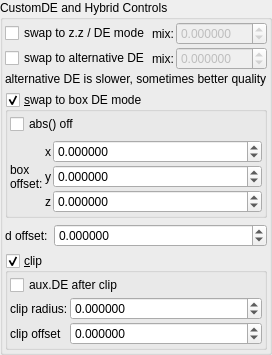
    <widget class="QGroupBox" name="groupBox_4">
     <property name="title">
      <string>CustomDE and Hybrid Controls</string>
     </property>
     <layout class="QVBoxLayout" name="verticalLayout_8">
      <property name="leftMargin">
       <number>2</number>
      </property>
      <property name="topMargin">
       <number>2</number>
      </property>
      <property name="rightMargin">
       <number>2</number>
      </property>
      <property name="bottomMargin">
       <number>2</number>
      </property>
      <item>
       <layout class="QGridLayout" name="gridLayout_45" columnstretch="0,0,1">
        <property name="spacing">
         <number>2</number>
        </property>
        <item row="1" column="2">
         <widget class="MyDoubleSpinBox" name="spinbox_transf_scaleB_0">
          <property name="enabled">
           <bool>false</bool>
          </property>
          <property name="sizePolicy">
           <sizepolicy hsizetype="Minimum" vsizetype="Maximum">
            <horstretch>0</horstretch>
            <verstretch>0</verstretch>
           </sizepolicy>
          </property>
          <property name="prefix">
           <string/>
          </property>
          <property name="suffix">
           <string/>
          </property>
          <property name="decimals">
           <number>6</number>
          </property>
          <property name="minimum">
           <double>-99.998999999999995</double>
          </property>
          <property name="maximum">
           <double>99.998999999999995</double>
          </property>
          <property name="singleStep">
           <double>0.010000000000000</double>
          </property>
         </widget>
        </item>
        <item row="0" column="0">
         <widget class="MyCheckBox" name="checkBox_transf_function_enabledE_false">
          <property name="text">
           <string>swap to z.z / DE mode</string>
          </property>
         </widget>
        </item>
        <item row="0" column="2">
         <widget class="MyDoubleSpinBox" name="spinbox_transf_scaleC_0">
          <property name="enabled">
           <bool>false</bool>
          </property>
          <property name="sizePolicy">
           <sizepolicy hsizetype="Minimum" vsizetype="Maximum">
            <horstretch>0</horstretch>
            <verstretch>0</verstretch>
           </sizepolicy>
          </property>
          <property name="prefix">
           <string/>
          </property>
          <property name="suffix">
           <string/>
          </property>
          <property name="decimals">
           <number>6</number>
          </property>
          <property name="minimum">
           <double>-99.998999999999995</double>
          </property>
          <property name="maximum">
           <double>99.998999999999995</double>
          </property>
          <property name="singleStep">
           <double>0.010000000000000</double>
          </property>
         </widget>
        </item>
        <item row="0" column="1">
         <widget class="QLabel" name="label_306">
          <property name="text">
           <string>mix:</string>
          </property>
         </widget>
        </item>
        <item row="1" column="0">
         <widget class="MyCheckBox" name="checkBox_transf_function_enabledO_false">
          <property name="text">
           <string>swap to alternative DE</string>
          </property>
         </widget>
        </item>
        <item row="1" column="1">
         <widget class="QLabel" name="label_307">
          <property name="text">
           <string>mix:</string>
          </property>
         </widget>
        </item>
        <item row="2" column="0" colspan="3">
         <widget class="QLabel" name="label_178">
          <property name="text">
           <string>alternative DE is slower, sometimes better quality</string>
          </property>
         </widget>
        </item>
       </layout>
      </item>
      <item>
       <widget class="MyGroupBox" name="groupCheck_transf_function_enabledD_false">
        <property name="title">
         <string>&amp;swap to box DE mode</string>
        </property>
        <property name="checkable">
         <bool>true</bool>
        </property>
        <layout class="QVBoxLayout" name="verticalLayout_13">
         <property name="leftMargin">
          <number>2</number>
         </property>
         <property name="topMargin">
          <number>2</number>
         </property>
         <property name="rightMargin">
          <number>2</number>
         </property>
         <property name="bottomMargin">
          <number>2</number>
         </property>
         <item>
          <widget class="MyCheckBox" name="checkBox_transf_function_enabledF_false">
           <property name="text">
            <string>abs() off</string>
           </property>
          </widget>
         </item>
         <item>
          <layout class="QGridLayout" name="gridLayout_34" columnstretch="0,0,1">
           <property name="spacing">
            <number>2</number>
           </property>
           <item row="0" column="0" rowspan="3">
            <widget class="QLabel" name="label_266">
             <property name="text">
              <string>box
offset:</string>
             </property>
            </widget>
           </item>
           <item row="2" column="1">
            <widget class="QLabel" name="label_119">
             <property name="text">
              <string notr="true">z</string>
             </property>
            </widget>
           </item>
           <item row="0" column="1">
            <widget class="QLabel" name="label_123">
             <property name="text">
              <string notr="true">x</string>
             </property>
            </widget>
           </item>
           <item row="0" column="2">
            <widget class="MyDoubleSpinBox" name="spinbox3_transf_offset_000_x">
             <property name="sizePolicy">
              <sizepolicy hsizetype="Minimum" vsizetype="Maximum">
               <horstretch>0</horstretch>
               <verstretch>0</verstretch>
              </sizepolicy>
             </property>
             <property name="prefix">
              <string/>
             </property>
             <property name="suffix">
              <string/>
             </property>
             <property name="decimals">
              <number>6</number>
             </property>
             <property name="minimum">
              <double>-99.989999999999995</double>
             </property>
             <property name="maximum">
              <double>99.989999999999995</double>
             </property>
             <property name="singleStep">
              <double>0.100000000000000</double>
             </property>
            </widget>
           </item>
           <item row="2" column="2">
            <widget class="MyDoubleSpinBox" name="spinbox3_transf_offset_000_z">
             <property name="sizePolicy">
              <sizepolicy hsizetype="Minimum" vsizetype="Maximum">
               <horstretch>0</horstretch>
               <verstretch>0</verstretch>
              </sizepolicy>
             </property>
             <property name="prefix">
              <string/>
             </property>
             <property name="suffix">
              <string/>
             </property>
             <property name="decimals">
              <number>6</number>
             </property>
             <property name="minimum">
              <double>-99.989999999999995</double>
             </property>
             <property name="maximum">
              <double>99.989999999999995</double>
             </property>
             <property name="singleStep">
              <double>0.100000000000000</double>
             </property>
            </widget>
           </item>
           <item row="1" column="2">
            <widget class="MyDoubleSpinBox" name="spinbox3_transf_offset_000_y">
             <property name="sizePolicy">
              <sizepolicy hsizetype="Minimum" vsizetype="Maximum">
               <horstretch>0</horstretch>
               <verstretch>0</verstretch>
              </sizepolicy>
             </property>
             <property name="prefix">
              <string/>
             </property>
             <property name="suffix">
              <string/>
             </property>
             <property name="decimals">
              <number>6</number>
             </property>
             <property name="minimum">
              <double>-99.989999999999995</double>
             </property>
             <property name="maximum">
              <double>99.989999999999995</double>
             </property>
             <property name="singleStep">
              <double>0.100000000000000</double>
             </property>
            </widget>
           </item>
           <item row="1" column="1">
            <widget class="QLabel" name="label_124">
             <property name="text">
              <string notr="true">y</string>
             </property>
            </widget>
           </item>
          </layout>
         </item>
        </layout>
       </widget>
      </item>
      <item>
       <layout class="QHBoxLayout" name="horizontalLayout_15" stretch="0,1">
        <property name="topMargin">
         <number>0</number>
        </property>
        <item>
         <widget class="QLabel" name="label_180">
          <property name="text">
           <string>d offset:</string>
          </property>
         </widget>
        </item>
        <item>
         <widget class="MyDoubleSpinBox" name="spinbox_transf_offset_0">
          <property name="sizePolicy">
           <sizepolicy hsizetype="Minimum" vsizetype="Maximum">
            <horstretch>0</horstretch>
            <verstretch>0</verstretch>
           </sizepolicy>
          </property>
          <property name="prefix">
           <string/>
          </property>
          <property name="suffix">
           <string/>
          </property>
          <property name="decimals">
           <number>6</number>
          </property>
          <property name="minimum">
           <double>-99.998999999999995</double>
          </property>
          <property name="maximum">
           <double>99.998999999999995</double>
          </property>
          <property name="singleStep">
           <double>0.010000000000000</double>
          </property>
         </widget>
        </item>
       </layout>
      </item>
      <item>
       <widget class="MyGroupBox" name="groupCheck_transf_function_enabledC_false">
        <property name="title">
         <string>&amp;clip</string>
        </property>
        <property name="checkable">
         <bool>true</bool>
        </property>
        <layout class="QVBoxLayout" name="verticalLayout_17">
         <property name="leftMargin">
          <number>2</number>
         </property>
         <property name="topMargin">
          <number>2</number>
         </property>
         <property name="rightMargin">
          <number>2</number>
         </property>
         <property name="bottomMargin">
          <number>2</number>
         </property>
         <item>
          <layout class="QGridLayout" name="gridLayout_37" columnstretch="0,1">
           <property name="spacing">
            <number>2</number>
           </property>
           <item row="1" column="0">
            <widget class="QLabel" name="label_181">
             <property name="text">
              <string>clip radius:</string>
             </property>
            </widget>
           </item>
           <item row="2" column="0">
            <widget class="QLabel" name="label_184">
             <property name="text">
              <string>clip offset</string>
             </property>
            </widget>
           </item>
           <item row="1" column="1">
            <widget class="MyDoubleSpinBox" name="spinbox_transf_offsetR_1">
             <property name="enabled">
              <bool>true</bool>
             </property>
             <property name="sizePolicy">
              <sizepolicy hsizetype="Minimum" vsizetype="Maximum">
               <horstretch>0</horstretch>
               <verstretch>0</verstretch>
              </sizepolicy>
             </property>
             <property name="prefix">
              <string/>
             </property>
             <property name="suffix">
              <string/>
             </property>
             <property name="decimals">
              <number>6</number>
             </property>
             <property name="minimum">
              <double>-99.998999999999995</double>
             </property>
             <property name="maximum">
              <double>99.998999999999995</double>
             </property>
             <property name="singleStep">
              <double>0.100000000000000</double>
             </property>
            </widget>
           </item>
           <item row="2" column="1">
            <widget class="MyDoubleSpinBox" name="spinbox_transf_offsetF_0">
             <property name="enabled">
              <bool>true</bool>
             </property>
             <property name="sizePolicy">
              <sizepolicy hsizetype="Minimum" vsizetype="Maximum">
               <horstretch>0</horstretch>
               <verstretch>0</verstretch>
              </sizepolicy>
             </property>
             <property name="prefix">
              <string/>
             </property>
             <property name="suffix">
              <string/>
             </property>
             <property name="decimals">
              <number>6</number>
             </property>
             <property name="minimum">
              <double>-99.998999999999995</double>
             </property>
             <property name="maximum">
              <double>99.998999999999995</double>
             </property>
             <property name="singleStep">
              <double>0.010000000000000</double>
             </property>
            </widget>
           </item>
           <item row="0" column="0" colspan="2">
            <widget class="MyCheckBox" name="checkBox_transf_function_enabledG_false">
             <property name="text">
              <string>aux.DE after clip</string>
             </property>
            </widget>
           </item>
          </layout>
         </item>
        </layout>
       </widget>
      </item>
     </layout>
    </widget>
